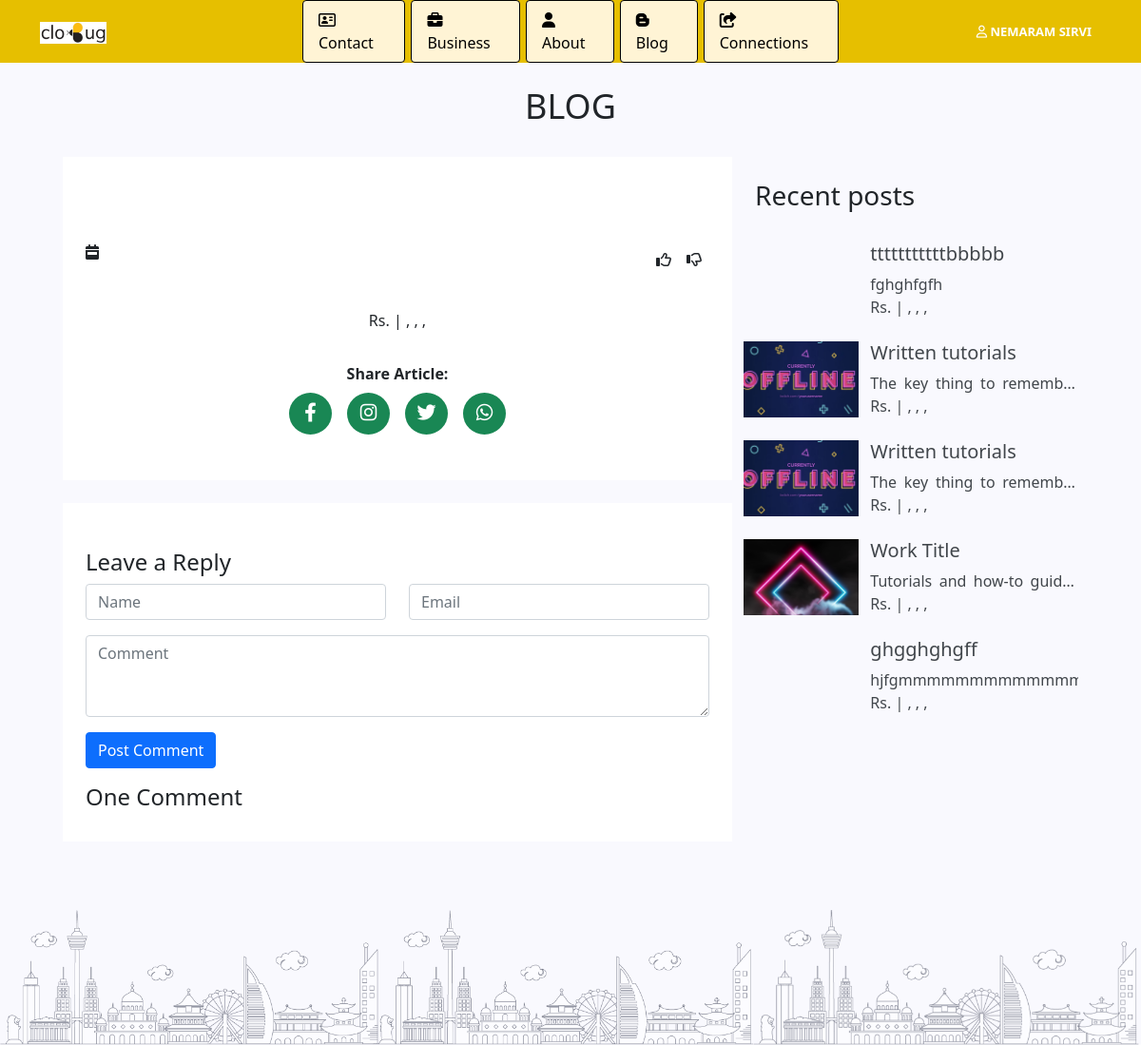
The page /blog-details.php (signed in) on the database its author committed.
### tables this page shows
CREATE TABLE `useradmin` (
  `id` int(11) NOT NULL,
  `profile_id` varchar(100) NOT NULL,
  `image` varchar(200) NOT NULL,
  `username` varchar(50) NOT NULL,
  `password` varchar(255) NOT NULL,
  `email` varchar(100) NOT NULL,
  `last_name` varchar(200) NOT NULL,
  `designation` varchar(200) NOT NULL,
  `company` varchar(200) NOT NULL,
  `business_category` varchar(200) NOT NULL,
  `logo` varchar(200) NOT NULL,
  `thumbnail_image` varchar(200) NOT NULL,
  `thames_color` varchar(100) NOT NULL,
  `text_color` varchar(100) NOT NULL,
  `footer_color` varchar(100) NOT NULL,
  `connections_id` varchar(100) NOT NULL,
  `admin_status` varchar(100) NOT NULL
);

CREATE TABLE `blog` (
  `id` int(50) NOT NULL,
  `adminuser_id` int(50) NOT NULL,
  `name_client` varchar(100) NOT NULL,
  `link_client_profile` varchar(100) NOT NULL,
  `blog_title` varchar(100) NOT NULL,
  `work_short_discription` varchar(200) NOT NULL,
  `ratings_client` varchar(100) NOT NULL,
  `blog_image` varchar(200) NOT NULL,
  `blog_description` varchar(200) NOT NULL,
  `pincode` varchar(100) NOT NULL,
  `city` varchar(100) NOT NULL,
  `state` varchar(100) NOT NULL,
  `country` varchar(100) NOT NULL,
  `amount_work` varchar(100) NOT NULL,
  `time_taken_work` varchar(100) NOT NULL,
  `tags` varchar(100) NOT NULL,
  `blog_date` varchar(100) NOT NULL,
  `blog_status` varchar(100) NOT NULL,
  `like_count` varchar(100) NOT NULL,
  `dislike_count` varchar(100) NOT NULL
);

### blog-details.php (the view, shortened to what this page needs)
<?php
include("config.php");
$admin_user=$_SESSION['login_user'];
$row_adm=mysqli_fetch_assoc(mysqli_query($db, "select * from useradmin where profile_id='$admin_user'"));
?>
<!DOCTYPE html>
<html lang="en">
<head>
    <link href="https://cdn.jsdelivr.net/npm/bootstrap@5.0.2/dist/css/bootstrap.min.css" rel="stylesheet">
    <link rel="stylesheet" href="https://cdnjs.cloudflare.com/ajax/libs/font-awesome/6.2.0/css/all.min.css" />
    <link rel="stylesheet" href="https://cdnjs.cloudflare.com/ajax/libs/OwlCarousel2/2.3.4/assets/owl.carousel.min.css" />
</head>
<body class="" style="background-color: #f9f9fe;">
<section id="profile-head"  class="position-fixed w-100" style="z-index: 100;
<?php
if(isset($row_adm['thames_color']))
{
?>
background-color:<?php echo $row_adm['thames_color']?>!important;
<?php
}
else
{
?>
background-color:#232323!important;
<?php } ?>
">
<div class="container">
<div class="row">
<div class="col-8 col-md-3 col-lg-3 m-auto">
  <div class="d-flex pt-2 pb-2">
    <?php
    if(isset($_SESSION['login_user']))
    { ?>
      <div class="img-pro me-4" style="width: 27%;"><img src="admin/images/logo/<?php echo $row_adm['image'] ?>" alt="" width="100%"></div>
    <?php
    }
    ?>
</div>
</div>
<div class="col-md-6 col-lg-6 p-0 m-auto d-none d-md-block d-lg-block">
<ul class="d-flex m-auto list-unstyled" id="head-menu">
  <li class="nav-item">
    <a class="nav-link active" href="index.php"><i class="fa-regular fa-address-card m-auto"></i> Contact</a>
  </li>
  <li class="nav-item">
    <a class="nav-link" href="business.php"><i class="fa-solid fa-briefcase m-auto"></i> Business</a>
  </li>
  <li class="nav-item">
    <a class="nav-link" href="about.php"><i class="fa-solid fa-user m-auto"></i> About</a>
  </li>
  <li class="nav-item">
    <a class="nav-link" href="blog.php"><i class="fa-brands fa-blogger-b m-auto"></i> Blog</a>
  </li>
  <li class="nav-item">
    <a class="nav-link" href="connections.php"><i class="fa-solid fa-share-from-square m-auto"></i> Connections</a>
  </li>
</ul>
</div>
<div class="col-4 col-md-3 col-lg-3 m-auto">
<div class="d-flex pt-2 pb-2" style="float: right;">
    <?php
    if(isset($_SESSION['login_user']))
    { ?>
      <div class="dropdown hover">
      <a href="#" style="background-color: #0000;" class="text-white float-end"><i class="fa-regular fa-user"></i> <?php echo $row_adm['username'] ?></a>
    </div>
   <?php }
    else{
    ?>
    <div class="me-2"><span class="text-white"><i class="fa-regular fa-user" style="font-size: 24px;"></i></span></div>
    <a href="login.php"><div class=""><span class="text-white">Sign In</span></div></a>
    <?php
    }
    ?>
</div>
</div>
</div>
</div>
</section>
  <section id="details" class="pb-5" style="padding-top: 90px!important;">
    <h2 class="section-heading">Blog</h2>
    <?php
    $id=$_GET['id'];
    $row= mysqli_fetch_assoc(mysqli_query($db, "SELECT * FROM blog where id='$id'"));
    $likeClass="far";
			$dislikeClass="far";
    ?>
    <div class="container">
        <div class="p-4">
        <div class="row">
        <div class="col-md-8 col-lg-8">
            <div style="background: #fff;" class="p-4">
            <div class="text-center">
                 <p class="text-center"><?php echo $row['name_client'] ?><br>
                 <?php echo $row['ratings_client'] ?></p>
            </div>
            <div>
            </div>
           <div class="row pt-2 pb-2">
               <div class="col-6 col-md-6 col-lg-6">
                   <div><p><i class="fa-solid fa-calendar-week"></i> <?php echo $row['blog_date'] ?></p></div>
               </div>
               <div class="col-6 col-md-6 col-lg-6">
                  <div class="">
                 <article id="post<?php echo $row['id']?>">
                  <ul class="list-unstyled d-flex float-end">
                    <li class="p-2"><i class="<?php echo $likeClass?> fa-thumbs-up" onclick="setLikeDislike('like','<?php echo $row['id']?>')" id="like_<?php echo $row['id']?>"></i> <span id="like"><?php echo $row['like_count']?></span></li>
                    <li class="p-2"><i class="<?php echo $dislikeClass?> fa-thumbs-down" onclick="setLikeDislike('dislike','<?php echo $row['id']?>')" id="dislike_<?php echo $row['id']?>"></i> <span id="dislike"><?php echo $row['dislike_count']?></span></li>
                  </ul>
                 </article>
            </div>
               </div>
           </div>
            <div>
            <div class="pt-2 pb-2">
                <p class="text-center"><span>Rs. <?php echo $row['amount_work'] ?> | </span> <span><?php echo $row['pincode'] ?>, <?php echo $row['city'] ?>, <?php echo $row['state'] ?>, <?php echo $row['country'] ?></span></p>
            </div>
             <div class="pt-4">
                <p class="text-center"><b>Share Article:</b></p>
                <ul class="list-unstyled d-flex justify-content-center">
                    <li class="p-2"><a href="" class="btn btn-success1 "><i class="fa-brands fa-facebook-f"></i></a></li>
                    <li class="p-2"><a href="" class="btn btn-success1 "><i class="fa-brands fa-instagram"></i></a></li>
                    <li class="p-2"><a href="" class="btn btn-success1 "><i class="fa-brands fa-twitter"></i></a></li>
                    <li class="p-2"><a href="" class="btn btn-success1 "><i class="fa-brands fa-whatsapp"></i></a></li>
                </ul>
             </div>
            </div>
            </div>
            <div style="background: #fff;" class="mt-4 p-4">
                <div class="pt-4">
                    <div>
                        <h4>Leave a Reply</h4>
                    </div>
                    <div>
                        <?php $id=$_GET['id']; ?>
                        <form action="sql-query.php?id=<?php echo $id ?>" method="POST" enctype="multipart/form-data" required>
                            <div class="row">
                            <div class="mb-3 col-md-6 col-lg-6">
                                <input type="text" class="form-control" name="name" id="exampleFormControlInput1" placeholder="Name" required>
                            </div>
                            <div class="mb-3 col-md-6 col-lg-6">
                                <input type="email" class="form-control" name="email" id="exampleFormControlInput1" placeholder="Email" required>
                            </div>
                            <div class="mb-3 col-md-12 col-lg-12">
                                <textarea class="form-control" name="comment" id="exampleFormControlTextarea1" placeholder="Comment" rows="3" required></textarea>
                            </div>
                            <div class="mb-3 col-md-6 col-lg-6">
                               <button type="submit" name="add_comment" class="btn btn-primary btn-ls">Post Comment</button>
                            </div>
                          </div>
                        </form>
                    </div>
                    <div>
                    <div>
                        <h4>One Comment</h4>
                    </div>
                </div>
                </div>
            </div>
        </div>
        <div class="col-md-4 col-lg-4 pt-4">
            <div>
                <div>
                    <div>
                        <h3>Recent posts</h3>
                    </div>
                    <?php
                    $sql_blog =  "SELECT * FROM blog ORDER BY id DESC limit 5";
                    $res_blog = mysqli_query($db, $sql_blog);
                    while ($row_blog= mysqli_fetch_assoc($res_blog)) {
                    ?>
                    <div class="pt-4">
                    <a href="blog-details.php?id=<?php echo $row_blog['id'] ?>" style="text-decoration: none;color: #41464b;">
                    <div class="row">
                        <div class="col-4 col-md-4 col-lg-4" style="background-image: url(admin/images/blog/<?php echo $row_blog['blog_image'] ?>);background-position: center;background-size: cover;background-repeat: no-repeat;">
                        </div>
                        <div class="col-8 col-md-8 col-lg-8">
                            <div><h5><?php echo $row_blog['blog_title'] ?></h5></div>
                            <div class="p-box"><p class="cut-text"><?php echo $row_blog['blog_description'] ?></p></div>
                            <div><p><span>Rs. <?php echo $row['amount_work'] ?> | </span> <span><?php echo $row['pincode'] ?>, <?php echo $row['city'] ?>, <?php echo $row['state'] ?>, <?php echo $row['country'] ?></span></p></div>
                        </div>
                    </div>
                    </a>
                    </div>
                    <?php
                    }
                    ?>
                </div>
            </div>
       </div>
        </div>
    </div>
    </div>
  </section>
<footer>
<div class="d-none d-sm-none d-md-block d-lg-block">
    <div><img src="images/footer/footer.png" alt="" width="100%" style="opacity: 0.5;"></div>
</div>
</body>
</html>

### blog-details.php (style rules this page uses)
a { text-decoration: none; }
p { margin-bottom: 0px; }
#profile-head { position: fixed; z-index: 100; width: 100%; }
.cut-text { white-space: nowrap; overflow: hidden; text-overflow: ellipsis; }
#head-menu li { margin: auto; }
#head-menu .nav-link { color: #000; border: 1px solid black; background-color: #fff4d5; margin: 0px 3px 0px 3px; border-radius: 4px; }
.dropdown { width: 180px; display: inline-block; margin-right: 10px; position: relative; }
.dropdown a { display: block; padding: 0 0 0 10px; text-decoration: none; line-height: 40px; font-size: 13px; text-transform: uppercase; font-weight: bold; color: #000; background-color: #FFF; color: #000; background-color: #ffba20; }
.section-heading { font-size: 36px; text-align: center; text-transform: uppercase; font-weight: 200; padding-left: 15px; padding-right: 15px; }
#details p { text-align: justify; }
.btn-success1 { color: #fff; background-color: #198754; font-size: 20px; border-radius: 50%; width: 45px; height: 44px; text-align: center; padding: 5px; }
.p-box { overflow: hidden; text-overflow: ellipsis; display: -webkit-box; -webkit-line-clamp: 1; -webkit-box-orient: vertical; }
.position-fixed { position: fixed!important; }

### rows shown on the page
useradmin: image (picture), username "NEMARAM SIRVI"
blog: blog_title "tttttttttttbbbbb", blog_description "fghghfgfh"
blog: blog_image (picture), blog_title "Written tutorials", blog_description "The key thing to…"
blog: blog_image (picture), blog_title "Written tutorials", blog_description "The key thing to…"
blog: blog_image (picture), blog_title "Work Title", blog_description "Tutorials and how-to…"
blog: blog_title "ghgghghgff", blog_description "hjfgmmmmmmmmmmm…"
